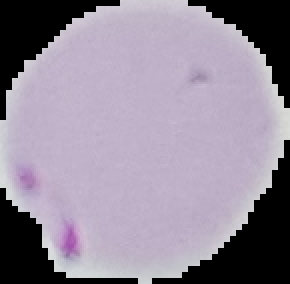
#> input picture cell_images/images/CVTest/Parasitized_q1082.png, 145 x 142 px (shown 2 times larger); its folder holds only this picture in this run
$ python cv_classifier_test_set.py
#> lines starting #> are read from the running program, lines starting #| are printed output that depends on the picture; after the words box and inside, x2 and y2 are one past the last pixel; in counts of white or black regions, pixels touching at a corner belong together
import cv2
import numpy as np
import os
import shutil
from sklearn.metrics import confusion_matrix
import matplotlib.pyplot as plt
import seaborn as sns

# Directory paths
parasitized_dir = 'cell_images/images/ParasitizedTest'
uninfected_dir = 'cell_images/images/UninfectedTest'
combined_dir = 'cell_images/images/CVTest'

def copy_and_rename(src_dir, dst_dir, prefix):
	for filename in os.listdir(src_dir):
		new_filename = f"{prefix}_{filename}"
		shutil.copy(os.path.join(src_dir, filename), os.path.join(dst_dir, new_filename))

# Copy and rename test files to combined directory
if not os.path.exists(combined_dir):
	os.makedirs(combined_dir)
	copy_and_rename(parasitized_dir, combined_dir, 'Parasitized')
	copy_and_rename(uninfected_dir, combined_dir, 'Uninfected')

total_images = 0
correct_predictions = 0
y_true = [] # Actual labels
y_pred = [] # Predicted labels

for filename in os.listdir(combined_dir):
	if filename.lower().endswith('.png'):
		total_images += 1
		image_path = os.path.join(combined_dir, filename)
		image = cv2.imread(image_path)
#> image is the input picture: shape (142, 145, 3); mean B, G, R 152.6, 137, 146.5

		# Convert to grayscale
		gray = cv2.cvtColor(image, cv2.COLOR_BGR2GRAY)

		# Apply threshold
		# threshold_value = 120
		threshold_value = 128
		ret, thresh = cv2.threshold(gray, threshold_value, 255, cv2.THRESH_BINARY_INV)
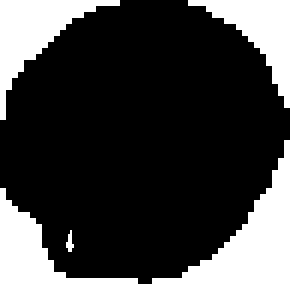
#> thresh: shape (142, 145) (shown 2 times larger); 24% white; 5 white regions, box (x1, y1, x2, y2) and area: (76, 70, 145, 142) 1683, (0, 0, 60, 60) 1197, (0, 94, 69, 142) 1026, (94, 0, 145, 54) 1017, (33, 115, 37, 126) 25
#> ret = 128

		# Morphological operations
		kernel = np.ones((3,3),np.uint8)
		opening = cv2.morphologyEx(thresh, cv2.MORPH_OPEN, kernel, iterations = 2)
#> opening: shape (142, 145); 23.9% white; 4 white regions

		# Detect contours
		contours, hierarchy = cv2.findContours(opening, cv2.RETR_EXTERNAL, cv2.CHAIN_APPROX_SIMPLE)
#> contours = 4 contours; box (x1, y1, x2, y2) and area: (76, 70, 145, 142) 1551, (0, 0, 60, 60) 1084, (94, 0, 145, 54) 919, (0, 94, 69, 142) 914

		# Image dimensions
		height, width = image.shape[:2]
#> height = 142; width = 145

		# Loop through contours and ignore those touching the image border
		malaria_detected = False
		for cnt in contours:
			x, y, w, h = cv2.boundingRect(cnt)
			if x <= 1 or y <= 1 or (x + w) >= width-1 or (y + h) >= height-1:
				continue  # Ignore contours touching the image border

			# Optional: Check the area of the contour if needed
    	# area = cv2.contourArea(cnt)
    	# if area_min < area < area_max:
			malaria_detected = True
#> this loop made 4 passes
#> (x, y, w, h) on passes 1 to 4: (0, 94, 69, 48), (76, 70, 69, 72), (94, 0, 51, 54), (0, 0, 60, 60)
			# cv2.drawContours(image, [cnt], 0, (0,255,0), 3)

		actual_label = 'Parasitized' if 'Parasitized' in filename else 'Uninfected'
		y_true.append(actual_label)

		predicted_label = 'Parasitized' if malaria_detected else 'Uninfected'
		y_pred.append(predicted_label)

		if actual_label == predicted_label:
			correct_predictions += 1
print("Total images:", total_images)

# Generate confusion matrix
conf_matrix = confusion_matrix(y_true, y_pred, labels=["Parasitized", "Uninfected"])
print("Confusion Matrix:")
print(conf_matrix)

# Calculate Accuracy
accuracy = correct_predictions / total_images * 100
print(f"Accuracy: {accuracy:.2f}%")

# Calculate Sensitivity and Specificity
tp = conf_matrix[0][0]
fn = conf_matrix[0][1]
tn = conf_matrix[1][1]
fp = conf_matrix[1][0]

sensitivity = tp / (tp + fn) * 100
specificity = tn / (tn + fp) * 100
print(f"Sensitivity: {sensitivity:.2f}%")
print(f"Specificity: {specificity:.2f}%")

# Precision, Recall, and F1 Score calculations
precision = tp / (tp + fp) * 100
recall = sensitivity
f1_score = 2 * (precision * recall) / (precision + recall)

print(f"Precision: {precision:.2f}%")
print(f"Recall: {recall:.2f}%")
print(f"F1 Score: {f1_score:.2f}%")

labels = list(set(y_true))  # Extract the labels from your true labels list

# Plotting using Seaborn
plt.figure(figsize=(8, 6))
sns.heatmap(conf_matrix, annot=True, fmt="d", linewidths=.5, cmap="Blues", xticklabels=labels, yticklabels=labels)

# Adding labels and title for clarity
plt.ylabel('True label')
plt.xlabel('Predicted label')
plt.title('Confusion Matrix')

# Display the plot
plt.show()
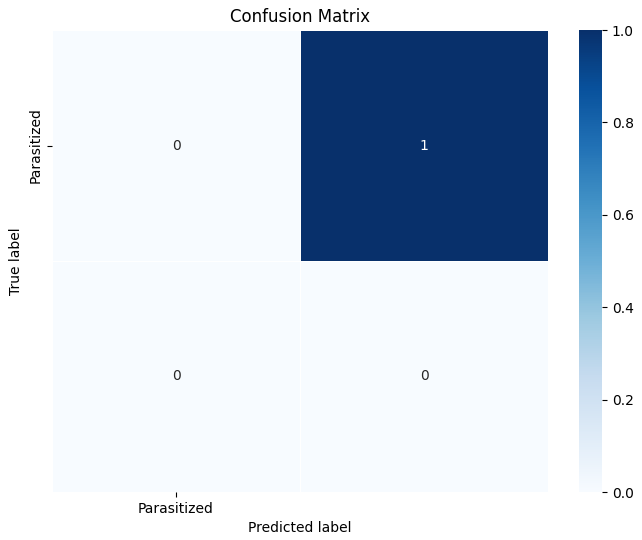
#> figure drawn by matplotlib, 2 panels


## Threshold value: 120
# Confusion Matrix:
# [[2263  480]
#  [  83 2668]]
# Accuracy: 89.75%
# Sensitivity: 82.50%
# Specificity: 96.98%

## Threshold value: 100
# Confusion Matrix:
# [[1579 1164]
#  [   9 2742]]
# Accuracy: 78.65%
# Sensitivity: 57.56%
# Specificity: 99.67%

## Threshold value: 110
# Confusion Matrix:
# [[1988  755]
#  [  33 2718]]
# Accuracy: 85.66%
# Sensitivity: 72.48%
# Specificity: 98.80%

## Threshold value: 140
# Confusion Matrix:
# [[2411  332]
#  [ 362 2389]]
# Accuracy: 87.37%
# Sensitivity: 87.90%
# Specificity: 86.84%

## Threshold value: 130
# Confusion Matrix:
# [[2401  342]
#  [ 198 2553]]
# Accuracy: 90.17%
# Sensitivity: 87.53%
# Specificity: 92.80%

## Threshold value: 135
# Confusion Matrix:
# [[2426  317]
#  [ 276 2475]]
# Accuracy: 89.21%
# Sensitivity: 88.44%
# Specificity: 89.97%

## Threshold value: 133
# Confusion Matrix:
# [[2426  317]
#  [ 250 2501]]
# Accuracy: 89.68%
# Sensitivity: 88.44%
# Specificity: 90.91%

## Threshold value: 128
# Confusion Matrix:
# [[2389  354]
#  [ 178 2573]]
# Accuracy: 90.32%
# Sensitivity: 87.09%
# Specificity: 93.53%

$ run again, on cell_images/images/CVTest/Parasitized_q1688.png
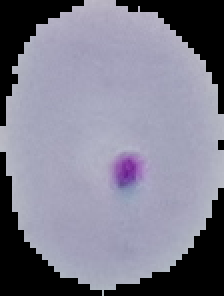
#> input picture cell_images/images/CVTest/Parasitized_q1688.png, 112 x 148 px (shown 2 times larger)
#> image is the input picture: shape (148, 112, 3); mean B, G, R 142.1, 125.8, 126.7
#> `ret, thresh = cv2.threshold(gray, threshold_value, 255, cv2.THRESH_BIN..`:
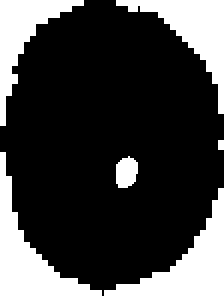
#> thresh: shape (148, 112) (shown 2 times larger); 25.1% white; 6 white regions (1 under 20 px), largest, box (x1, y1, x2, y2) and area: (0, 76, 51, 148) 1107, (52, 94, 112, 148) 1098, (58, 0, 112, 57) 978, (0, 0, 42, 63) 825, (58, 78, 69, 94) 141
#> ret = 128
#> opening: shape (148, 112); 25.1% white; 6 white regions (1 under 20 px)
#> contours = 6 contours, 1 with area under 20; largest, box (x1, y1, x2, y2) and area: (52, 94, 112, 148) 991, (0, 76, 51, 148) 991, (58, 0, 112, 57) 872, (0, 0, 42, 63) 724, (58, 79, 69, 94) 120
#> the loop `for cnt in contours:` made 6 passes
#> (x, y, w, h) on passes 1, 3, 5, 6: (52, 94, 60, 54), (0, 76, 51, 72), (58, 0, 54, 57), (0, 0, 42, 63)
#> predicted_label = 'Parasitized'
#> conf_matrix = [[1, 0], [0, 0]]
#| [[1 0]
#|  [0 0]]
#> tp = 1
#> fn = 0
#> sensitivity = 100
#> specificity = nan
#| Sensitivity: 100.00%
#| Specificity: nan%
#> precision = 100
#| Precision: 100.00%
#| Recall: 100.00%
#| F1 Score: 100.00%
#> labels = ['Parasitized']
#> `plt.show()`:
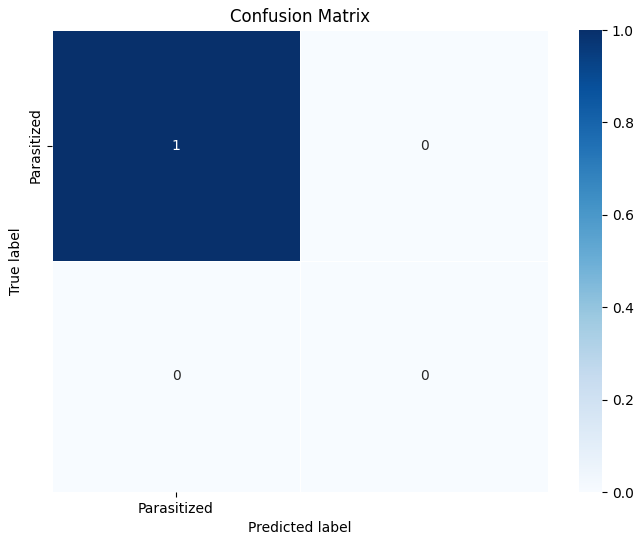
#> figure drawn by matplotlib, 2 panels
